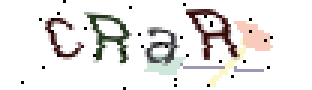
#> input picture 验证码识别/test/0.png, 104 x 30 px (shown 3 times larger)
$ python breaker.py   (Python 2 division)
#> lines starting #> are read from the running program, lines starting #| are printed output that depends on the picture; after the words box and inside, x2 and y2 are one past the last pixel; in counts of white or black regions, pixels touching at a corner belong together
#> in main, im is the input picture: PIL image 104x30 RGB; mean R, G, B 232.7, 230.6, 229.2
 #-*- coding: UTF-8 -*-

from PIL import Image, ImageFilter, ImageEnhance

def parser( im ):

    #加亮
    enhance = ImageEnhance.Brightness( im )
    im = enhance.enhance( 1.2 )
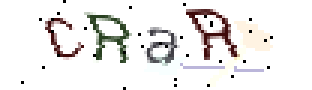
#> im: PIL image 104x30 RGB (shown 3 times larger); mean R, G, B 236.4, 234.7, 233.6
    im.save("test/01.png")
    im.show()

    #提高对比度
    enhance = ImageEnhance.Contrast( im )
    im = enhance.enhance( 20 )
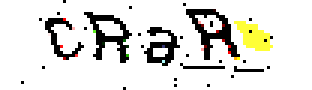
#> im: PIL image 104x30 RGB (shown 3 times larger); mean R, G, B 223.9, 223.3, 218.3
    im.save('test/02.png')
    im.show()

    #中值去噪
    im = im.convert('1')
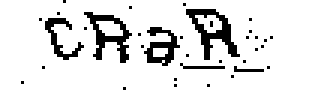
#> im: PIL image 104x30 1 (shown 3 times larger); 87.4% white; black in thin lines or dots, all inside (x1, y1, x2, y2) = (7, 0, 91, 30)
    im = im.filter( ImageFilter.MedianFilter() )
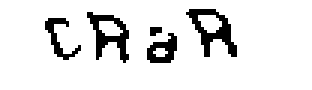
#> im: PIL image 104x30 1 (shown 3 times larger); 89.6% white; black in thin lines or dots, all inside (x1, y1, x2, y2) = (15, 3, 79, 21)
    im.save('test/03.png')
    im.show()


    return im

def main():
    im = Image.open( "test/0.png" )
    im.show()

    im = parser( im )

    imim = im.load()
    WIDTH = im.size[0]
#> WIDTH = 104
    HEIGHT = im.size[1]
#> HEIGHT = 30

    i = 0
    has_start = False
    chars = []
    start_x = 0
    end_x = 0

    while i < WIDTH:
        all_none = True
        for j in xrange(HEIGHT):
            if imim[i, j] != 255:
                all_none = False
        if all_none:
            if has_start:
                end_x = i
                has_start = False
                char = im.crop((start_x, 0, end_x, HEIGHT))
                #char.show()

                charchar = char.load()
                width = end_x - start_x
                y1 = 0
                y2 = HEIGHT - 1
                all_none = True
                while all_none:
                    for ii in xrange(width):
                        if charchar[ii, y1] != 255:
                            all_none = False
                            break
                    y1 += 1

                all_none = True
                while all_none:
                    for ii in xrange(width):
                        if charchar[ii, y2] != 255:
                            all_none = False
                            break
                    y2 -= 1

                char = char.crop((0, y1 - 1, width, y2 + 2))
                char = char.resize((20, 20))
                #char.show()

                chars.append(char)
        else:
            if not has_start:
                start_x = i
                has_start = True
        i += 1
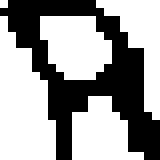
#> char: PIL image 20x20 1 (shown 8 times larger); 61% white; 1 black region, box (x1, y1, x2, y2) and area: (0, 0, 20, 20) 156
#> after the loop, chars = 4 items; end_x = 79; has_start = False; i = 104; start_x = 62; width = 17; y1 = 4; y2 = 17

    '''
    file = open('test/xinlang.img', 'a')
    for char in chars:
        nstr = ''
        im_loaded = char.load()
        for x in range(20):
            for y in range(20):
                if im_loaded[x, y] == 255:
                    nstr += '0'
                else:
                    nstr += '1'
        char.show()
        n = raw_input( "该图片为：" )
        file.write(nstr+':'+n+'\n')
    file.close()
    '''

    pattern = []
    for l in open('test/xinlang.img', 'r').read().split('\n'):
        pattern.append(l.split(':'))
    del pattern[-1]

    for char in chars:
        im = char.load()
        nstr = ''
        for x in xrange(20): #生成目标图像的特征字符串
            for y in xrange(20):
                if im[x, y] == 255:
                    nstr += '0'
                else:
                    nstr += '1'
        minmin = 400
        res = None
        for p in pattern:
            cur = 0
            for i in xrange(400):
                if nstr[i] != p[0][i]: #比对每一个像素，如果不相同，则增加差异值
                    cur += 1
            if cur <= minmin: #记录下差异值最小时所对应的字符
                minmin = cur
                res = p[1]
        print res

if __name__ == "__main__":
#> (the run stopped early here; a loop or call above may not have finished)
